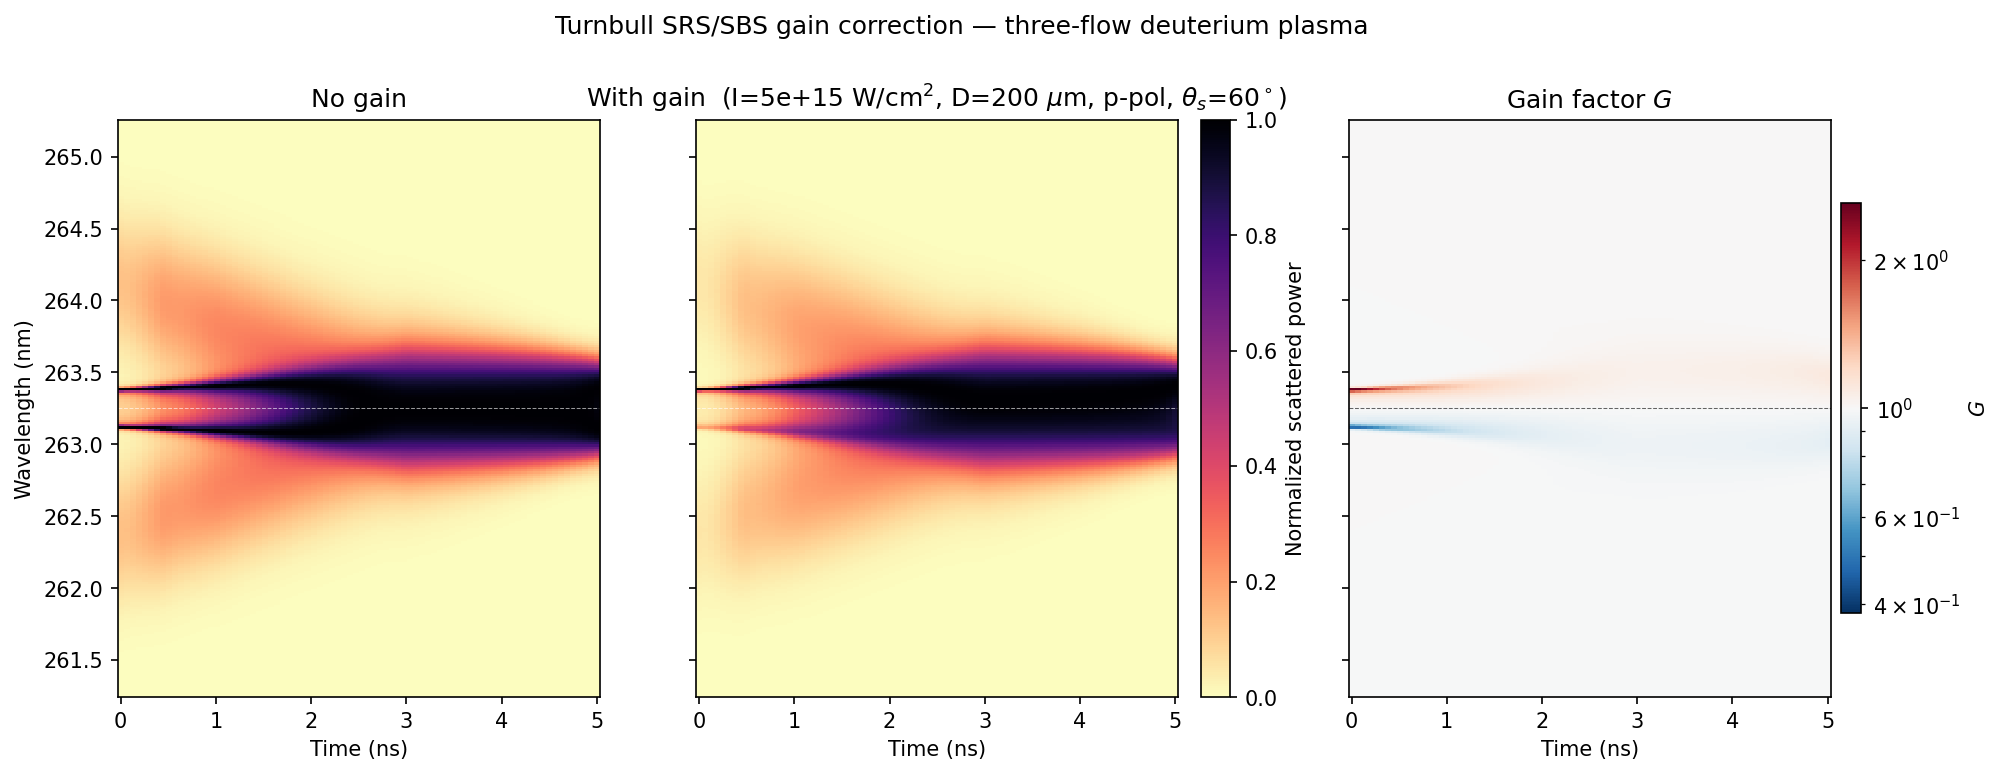

Write Python code to recreate this figure.
"""gain_check.py — sanity check for the Turnbull SRS/SBS gain correction.

Synthetic three-population deuterium plasma at ne = 1e20 cm^-3:
  - bulk at rest                                     (80% charge fraction)
  - +1000 km/s tail, decaying linearly to 0 by 3 ns  (10%)
  - -1000 km/s tail, decaying linearly to 0 by 3 ns  (10%)

Te is held flat at 500 eV. Ti starts cold (50 eV), ramps to 600 eV at 2 ns,
then decays slowly to 450 eV at 5 ns.

Forward-models the same plasma twice — once with gain_mode="off" and once
with gain_mode="exact" — at probe wavelength 263.25 nm and 60 degree
scattering angle. Plots both streaks plus their difference so the
Stokes amplification / anti-Stokes depletion is easy to see.

Run:
    python gain_check.py
"""

import numpy as np
import matplotlib.pyplot as plt
from matplotlib.colors import LogNorm
from scipy.constants import e, k as kB
import jax.numpy as jnp

from ThomsonScattering.forward import scattered_power_wavelength, _spectral_density
from ThomsonScattering import gain as _gain_mod
from ThomsonScattering.utility import reshape_moments


# ── Geometry ─────────────────────────────────────────────────────────────────
probe_wavelength_nm  = 263.25
scattering_angle_deg = 60.0

probe_vec = np.array([0.0, 0.0, 1.0])
theta     = np.deg2rad(scattering_angle_deg)
scatter_vec = np.array([np.sin(theta), 0.0, np.cos(theta)])

# Flow direction = k-vector direction so flow magnitude maps directly to
# Doppler shift on the spectrum.
k_hat   = scatter_vec - probe_vec
k_hat  /= np.linalg.norm(k_hat)
ue_dir  = k_hat
ui_dir  = k_hat


# ── Time and wavelength grids ────────────────────────────────────────────────
Nt = 80
t_ns = np.linspace(0.0, 5.0, Nt)

# Focus on the IAW band around the laser line (EPW peaks sit at +-20 nm here
# and aren't relevant to the flow asymmetry being demonstrated).
Nk = 256
wavelengths_nm = np.linspace(probe_wavelength_nm - 2.0,
                             probe_wavelength_nm + 2.0, Nk)


# ── Plasma profiles ──────────────────────────────────────────────────────────
ne_cm3 = np.full(Nt, 1.0e20)
Te_eV  = np.full(Nt, 500.0)

# ── Ion temperature shape parameters ─────────────────────────────────────────
t_peak_ns    =  3.0    # time of Ti peak (ns)

Ti0_cold_eV  =   50.0  # bulk — initial
Ti0_peak_eV  = 1000.0  # bulk — peak
Ti0_final_eV =  800.0  # bulk — end of window

Ti1_cold_eV  =   2500.0  # fast ions — initial
Ti1_peak_eV  = 3000.0  # fast ions — peak
Ti1_final_eV =  500.0  # fast ions — end of window

def _make_Ti(cold, peak, final, t_ns, t_peak):
    ramp  = cold * (peak / cold) ** (t_ns / t_peak)
    decay = peak - (peak - final) * (t_ns - t_peak) / (t_ns[-1] - t_peak)
    return np.where(t_ns < t_peak, ramp, decay)

Ti0_eV = _make_Ti(Ti0_cold_eV, Ti0_peak_eV, Ti0_final_eV, t_ns, t_peak_ns)
Ti1_eV = _make_Ti(Ti1_cold_eV, Ti1_peak_eV, Ti1_final_eV, t_ns, t_peak_ns)

# Three deuterons (Z=1, A=2). Same Z everywhere ⇒ charge fraction == number fraction.
ion_z = np.array([1, 1, 1])
ion_a = np.array([2, 2, 2])

ifract_arr = np.stack([
    np.full(Nt, 0.6),   # bulk
    np.full(Nt, 0.2),   # +flow
    np.full(Nt, 0.2),   # -flow
])

# Flow velocities (m/s): bulk = 0; +-1000 km/s tails ramp linearly to 0 over 3 ns.
v_max = 1.0e6
ramp  = np.clip(1.0 - t_ns / 3.0, 0.0, 1.0)
ui_arr = np.stack([
    np.zeros(Nt),
    +v_max * ramp,
    -v_max * ramp,
])

Ti_arr_eV  = np.stack([Ti0_eV, Ti1_eV, Ti1_eV])  # bulk, +flow, -flow
Te_arr_eV  = Te_eV[np.newaxis, :]                # (1, Nt)
ue_arr     = np.zeros((1, Nt))
pe_arr     = np.full((1, Nt), 2.0)
pi_arr     = np.full((3, Nt), 2.0)
efract_arr = np.ones((1, Nt))

# Convert to forward-model units: density m^-3, temperature K.
ne_m3 = ne_cm3 * 1e6
Te_K  = Te_arr_eV  * (e / kB)
Ti_K  = Ti_arr_eV  * (e / kB)


# ── Probe-beam parameters for the gain correction ────────────────────────────
probe_intensity = 5.0e15      # W/cm^2
probe_diameter  = 200e-6      # m  (200 um FWHM)
pol_p_fraction  = 1.0         # pure p-pol (in scattering plane)


# ── Run forward model with and without the gain correction ───────────────────
common = dict(
    n=ne_m3, ue=ue_arr, ui=ui_arr,
    Te=Te_K, Ti=Ti_K,
    pe=pe_arr, pi=pi_arr,
    efract=efract_arr, ifract=ifract_arr,
    ion_z=ion_z, ion_a=ion_a,
    wavelengths=wavelengths_nm * 1e-9,
    probe_wavelength=probe_wavelength_nm * 1e-9,
    probe_vec=probe_vec, scatter_vec=scatter_vec,
    ue_dir=ue_dir, ui_dir=ui_dir,
    normalization_type="max",
)

print("Running forward model (no gain) ...")
Pkl_no_gain = np.asarray(scattered_power_wavelength(**common, gain_mode="off"))

print("Running forward model (with gain) ...")
Pkl_gain = np.asarray(scattered_power_wavelength(
    **common,
    probe_intensity=probe_intensity,
    probe_diameter=probe_diameter,
    pol_p_fraction=pol_p_fraction,
    gain_mode="exact",
))


# ── Compute G(λ, t) directly from susceptibilities ───────────────────────────
print("Computing gain factor profile ...")
_Ni = ifract_arr.shape[0]
_Ne = efract_arr.shape[0]

sd_out = _spectral_density(
    reshape_moments(ne_m3,      _Ni, Nt),
    reshape_moments(ue_arr,     _Ne, Nt),
    reshape_moments(ui_arr,     _Ni, Nt),
    reshape_moments(Te_K,       _Ne, Nt),
    reshape_moments(Ti_K,       _Ni, Nt),
    reshape_moments(pe_arr,     _Ne, Nt),
    reshape_moments(pi_arr,     _Ni, Nt),
    reshape_moments(efract_arr, _Ne, Nt),
    reshape_moments(ifract_arr, _Ni, Nt),
    jnp.array(ion_z)[:, jnp.newaxis, jnp.newaxis],
    jnp.array(ion_a)[:, jnp.newaxis, jnp.newaxis],
    (wavelengths_nm * 1e-9)[jnp.newaxis, jnp.newaxis, :],
    probe_wavelength_nm * 1e-9,
    probe_vec, scatter_vec, ue_dir, ui_dir,
)

G_arr = np.asarray(_gain_mod.gain_factor(
    sd_out.sum_chiE, sd_out.sum_chiI, sd_out.epsilon,
    sd_out.k, sd_out.ks,
    scattering_angle=theta,
    probe_wavelength=probe_wavelength_nm * 1e-9,
    probe_intensity=probe_intensity,
    probe_diameter=probe_diameter,
    pol_p_fraction=pol_p_fraction,
    mode="exact",
))  # (Nk, Nt)


# ── Plot streaks side by side, plus gain factor ───────────────────────────────
fig, axes = plt.subplots(1, 3, figsize=(15, 5), sharey=True)

vmax_signal = float(max(Pkl_no_gain.max(), Pkl_gain.max()))

panels = [
    (Pkl_no_gain, "No gain"),
    (Pkl_gain,
     f"With gain  (I={probe_intensity:.0e} W/cm$^2$, "
     f"D={probe_diameter*1e6:.0f} $\\mu$m, p-pol, $\\theta_s$={scattering_angle_deg:.0f}$^\\circ$)"),
]
for ax, (Pkl, title) in zip(axes[:2], panels):
    im = ax.pcolormesh(
        t_ns, wavelengths_nm, Pkl,
        vmin=0.0, vmax=vmax_signal, shading="auto", cmap = "magma_r"
    )
    ax.axhline(probe_wavelength_nm, color="white", lw=0.5, ls="--", alpha=0.6)
    ax.set_xlabel("Time (ns)")
    ax.set_title(title)
axes[0].set_ylabel("Wavelength (nm)")
fig.colorbar(im, ax=axes[:2], label="Normalized scattered power",
             fraction=0.04, pad=0.02)

log_dev = float(np.nanmax(np.abs(np.log(G_arr))))
im2 = axes[2].pcolormesh(
    t_ns, wavelengths_nm, G_arr,
    norm=LogNorm(vmin=np.exp(-log_dev), vmax=np.exp(log_dev)),
    cmap="RdBu_r", shading="auto",
)
axes[2].axhline(probe_wavelength_nm, color="black", lw=0.5, ls="--", alpha=0.6)
axes[2].set_xlabel("Time (ns)")
axes[2].set_title("Gain factor $G$")
fig.colorbar(im2, ax=axes[2], label="$G$",
             fraction=0.04, pad=0.02)

fig.suptitle("Turnbull SRS/SBS gain correction — three-flow deuterium plasma",
             y=1.02)

out_path = "gain_check.png"
fig.savefig(out_path, dpi=150, bbox_inches="tight")
print(f"Wrote {out_path}")
plt.show()
